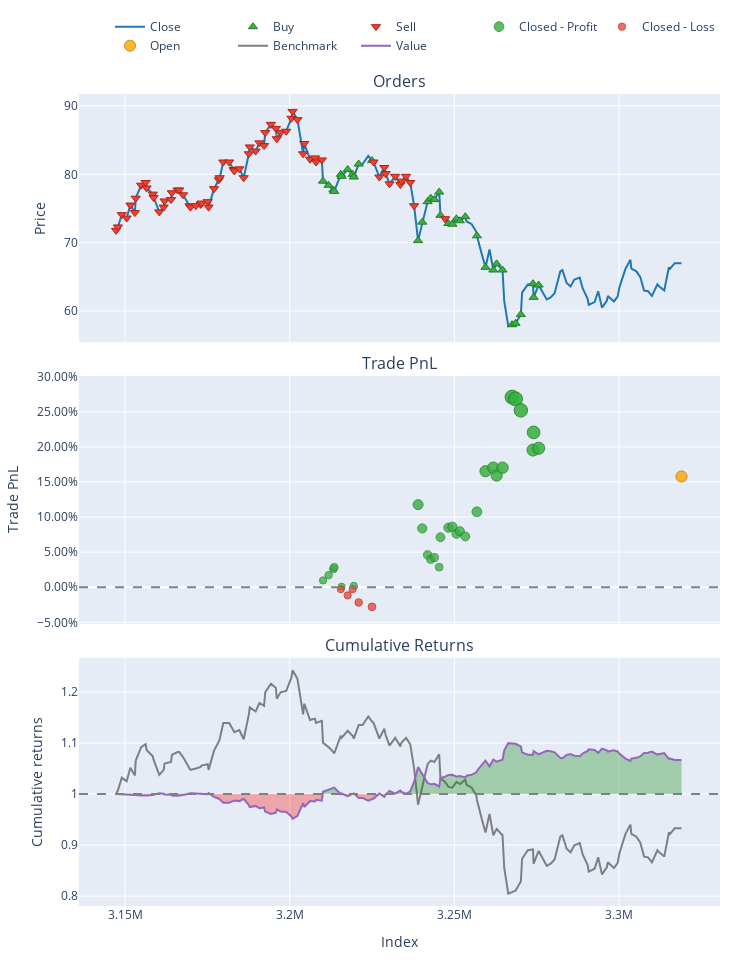

Source (notebook cell):
### Markdown cell above
**Result on MSN Symbols**

### Code cell
data_MSN = data[data['Symbol']=='MSN']
# Trading Rules
data_MSN['Trading'] = np.where(backtesting_data['Regime'] == 2, -1,
                                np.where(backtesting_data['Regime']== 0, 1,
                                        np.where((backtesting_data['Regime']==1), 0,
                                                np.nan)))  # or another default value as needed
pf = vbt.Portfolio.from_orders(data_MSN['Close'], size = data_MSN['Trading'] ,init_cash=10000, freq='d')
print('Lợi nhuận nhận được sau khi trading ',pf.total_profit())
pf.plot().show()

### Figure 1 — Plotly figure (JSON) as saved in the notebook; plotly's stock layout.template omitted (floating-point values rounded to 4 significant figures; data arrays with more than 128 entries replaced by an {"elided": "..."} marker saying what was removed)
{"data": [{"legendgroup": "0", "line": {"color": "#1f77b4"}, "name": "Close", "showlegend": true, "type": "scatter", "uid": "01836f39-dc0a-4f88-9aea-694fbac82d1b", "x": {"elided": "150 int values"}, "xaxis": "x", "y": {"elided": "150 float values"}, "yaxis": "y"}, {"customdata": [[56, 1, 0], [57, 1, 0], [58, 1, 0], [59, 1, 0], [60, 1, 0], [61, 1, 0], [62, 1, 0], [63, 1, 0], [64, 1, 0], [65, 1, 0], [66, 1, 0], [78, 1, 0], [79, 1, 0], [80, 1, 0], [81, 1, 0], [82, 1, 0], [83, 1, 0], [84, 1, 0], [86, 1, 0], [87, 1, 0], [88, 1, 0], [89, 1, 0], [90, 1, 0], [91, 1, 0], [92, 1, 0], [93, 1, 0], [94, 1, 0], [95, 1, 0], [96, 1, 0], [97, 1, 0], [98, 1, 0], [99, 1, 0], [100, 1, 0], [101, 1, 0]], "hovertemplate": "Order Id: %{customdata[0]}<br>Timestamp: %{x}<br>Price: %{y}<br>Size: %{customdata[1]:.6f}<br>Fees: %{customdata[2]:.6f}", "legendgroup": "1", "marker": {"color": "#37B13F", "line": {"color": "rgb(38,123,44)", "width": 1}, "size": 8, "symbol": "triangle-up"}, "mode": "markers", "name": "Buy", "type": "scatter", "uid": "d02f9e1a-c1cf-4d15-a93b-42baf92c8fbd", "x": [3210099, 3211799, 3213251, 3213510, 3215515, 3215759, 3217589, 3219102, 3219450, 3220929, 3224994, 3238975, 3240250, 3241867, 3242817, 3243940, 3245395, 3245775, 3248194, 3249399, 3250629, 3251657, 3253318, 3256842, 3259462, 3261829, 3262845, 3264625, 3267522, 3268582, 3270193, 3273882, 3274068, 3275603], "xaxis": "x", "y": [79, 78.4, 77.7, 77.5, 80, 79.7, 80.7, 80, 79.6, 81.5, 82, 70.3, 73, 76, 76.5, 76.3, 77.4, 74, 72.8, 72.7, 73.5, 73.2, 73.8, 71, 66.4, 66, 66.9, 66, 58, 58.2, 59.5, 64, 62, 63.8], "yaxis": "y"}, {"customdata": {"elided": "68x3 int values"}, "hovertemplate": "Order Id: %{customdata[0]}<br>Timestamp: %{x}<br>Price: %{y}<br>Size: %{customdata[1]:.6f}<br>Fees: %{customdata[2]:.6f}", "legendgroup": "2", "marker": {"color": "#EA4335", "line": {"color": "rgb(181,31,18)", "width": 1}, "size": 8, "symbol": "triangle-down"}, "mode": "markers", "name": "Sell", "type": "scatter", "uid": "6f0b24be-0ed5-4b86-97e0-a3e8aecfd1d5", "x": [3147247, 3147803, 3149003, 3150459, 3151597, 3152969, 3153219, 3154866, 3156232, 3156517, 3158397, 3158660, 3160374, 3161720, 3161979, 3163932, 3164205, 3165905, 3166455, 3167585, 3169554, 3169833, 3171509, 3172931, 3173199, 3175087, 3175357, 3177012, 3178467, 3178717, 3179822, 3181576, 3182962, 3183164, 3184697, 3186014, 3187588, 3187860, 3189646, 3190790, 3192204, 3192550, 3194274, 3195795, 3196068, 3197212, 3198931, 3200520, 3200855, 3202344, 3204073, 3204421, 3206162, 3207676, 3208004, 3209762, 3225451, 3227220, 3228721, 3229136, 3230311, 3232025, 3233601, 3233932, 3235322, 3236598, 3237774, 3247176], "xaxis": "x", "y": [71.8, 72.3, 74.1, 73.6, 75.5, 74.4, 76.5, 78.4, 78.8, 78, 77.1, 76.6, 74.5, 75.2, 76.1, 76.3, 77.3, 77.7, 77.7, 77, 75.4, 75.2, 75.4, 75.6, 75.8, 76, 75.2, 77.9, 79.2, 79.5, 81.8, 81.8, 80.7, 80.5, 80.8, 79.5, 83, 84, 83.4, 84.6, 84.2, 86.1, 87.3, 86.7, 85.2, 86.1, 86.3, 88.2, 89.2, 88, 83, 84.5, 82.2, 82.4, 81.8, 82.1, 81.8, 79.6, 81, 80.1, 78.6, 79.7, 78.5, 79, 79.7, 78.8, 75.4, 73.5], "yaxis": "y"}, {"customdata": [[0, 0, 0.7768, 0.009737], [1, 0, 1.377, 0.01726], [2, 0, 2.077, 0.02603], [3, 0, 2.277, 0.02854], [5, 0, 0.07679, 0.0009625], [8, 0, 0.1768, 0.002216], [11, 0, 9.381, 0.1177], [12, 0, 6.681, 0.08385], [13, 0, 3.681, 0.0462], [14, 0, 3.181, 0.03993], [15, 0, 3.381, 0.04244], [16, 0, 2.281, 0.02863], [17, 0, 5.681, 0.0713], [18, 0, 6.758, 0.08494], [19, 0, 6.858, 0.0862], [20, 0, 6.058, 0.07614], [21, 0, 6.358, 0.07991], [22, 0, 5.758, 0.07237], [23, 0, 8.558, 0.1076], [24, 0, 13.16, 0.1654], [25, 0, 13.56, 0.1704], [26, 0, 12.66, 0.1591], [27, 0, 13.56, 0.1704], [28, 0, 21.56, 0.271], [29, 0, 21.36, 0.2685], [30, 0, 20.06, 0.2521], [31, 0, 15.56, 0.1956], [32, 0, 17.56, 0.2207], [33, 0, 15.76, 0.1981]], "hovertemplate": "Exit Trade Id: %{customdata[0]}<br>Position Id: %{customdata[1]}<br>Exit Timestamp: %{x}<br>PnL: %{customdata[2]:.6f}<br>Return: %{customdata[3]:.2%}", "legendgroup": "3", "marker": {"color": "#37B13F", "line": {"color": "rgb(38,123,44)", "width": 1}, "opacity": [0.7549, 0.7591, 0.7639, 0.7653, 0.75, 0.7507, 0.8149, 0.796, 0.7751, 0.7716, 0.773, 0.7654, 0.7891, 0.7967, 0.7974, 0.7918, 0.7939, 0.7897, 0.8092, 0.8413, 0.8441, 0.8379, 0.8441, 0.9, 0.8986, 0.8895, 0.8581, 0.8721, 0.8595], "size": [7.227, 7.422, 7.65, 7.715, 7, 7.032, 10.03, 9.149, 8.173, 8.01, 8.075, 7.717, 8.824, 9.177, 9.21, 8.949, 9.047, 8.851, 9.764, 11.26, 11.39, 11.1, 11.39, 14, 13.93, 13.51, 12.04, 12.7, 12.11], "symbol": "circle"}, "mode": "markers", "name": "Closed - Profit", "type": "scatter", "uid": "89a60130-3022-4d95-a328-2f607bd8b5d8", "x": [3210099, 3211799, 3213251, 3213510, 3215759, 3219450, 3238975, 3240250, 3241867, 3242817, 3243940, 3245395, 3245775, 3248194, 3249399, 3250629, 3251657, 3253318, 3256842, 3259462, 3261829, 3262845, 3264625, 3267522, 3268582, 3270193, 3273882, 3274068, 3275603], "xaxis": "x2", "y": [0.009737, 0.01726, 0.02603, 0.02854, 0.0009625, 0.002216, 0.1177, 0.08385, 0.0462, 0.03993, 0.04244, 0.02863, 0.0713, 0.08494, 0.0862, 0.07614, 0.07991, 0.07237, 0.1076, 0.1654, 0.1704, 0.1591, 0.1704, 0.271, 0.2685, 0.2521, 0.1956, 0.2207, 0.1981], "yaxis": "y2"}, {"customdata": [[4, 0, -0.2232, -0.002798], [6, 0, -0.9232, -0.01157], [7, 0, -0.2232, -0.002798], [9, 0, -1.723, -0.0216], [10, 0, -2.223, -0.02787]], "hovertemplate": "Exit Trade Id: %{customdata[0]}<br>Position Id: %{customdata[1]}<br>Exit Timestamp: %{x}<br>PnL: %{customdata[2]:.6f}<br>Return: %{customdata[3]:.2%}", "legendgroup": "4", "marker": {"color": "#EA4335", "line": {"color": "rgb(181,31,18)", "width": 1}, "opacity": [0.751, 0.7559, 0.751, 0.7615, 0.7649], "size": [7.048, 7.275, 7.048, 7.535, 7.698], "symbol": "circle"}, "mode": "markers", "name": "Closed - Loss", "type": "scatter", "uid": "b2b49c65-f28f-459c-9b04-4c2194697498", "x": [3215515, 3217589, 3219102, 3220929, 3224994], "xaxis": "x2", "y": [-0.002798, -0.01157, -0.002798, -0.0216, -0.02787], "yaxis": "y2"}, {"customdata": [[34, 0, 427.0, 0.1578]], "hovertemplate": "Exit Trade Id: %{customdata[0]}<br>Position Id: %{customdata[1]}<br>Exit Timestamp: %{x}<br>PnL: %{customdata[2]:.6f}<br>Return: %{customdata[3]:.2%}", "legendgroup": "5", "marker": {"color": "#FFAA00", "line": {"color": "rgb(178,118,0)", "width": 1}, "opacity": [0.8372], "size": [11.07], "symbol": "circle"}, "mode": "markers", "name": "Open", "type": "scatter", "uid": "06c01f75-8849-4a86-bd61-0348e1203350", "x": [3318992], "xaxis": "x2", "y": [0.1578], "yaxis": "y2"}, {"legendgroup": "6", "line": {"color": "#7f7f7f"}, "name": "Benchmark", "showlegend": true, "type": "scatter", "uid": "30af9c64-ad9f-46f8-b283-011ae2f68881", "x": {"elided": "150 int values"}, "xaxis": "x3", "y": {"elided": "150 float values"}, "yaxis": "y3"}, {"hoverinfo": "skip", "legendgroup": "7", "line": {"color": "rgba(0, 0, 0, 0)", "width": 0}, "opacity": 0, "showlegend": false, "type": "scatter", "uid": "491503d4-18ed-41f5-9595-5d688258d0ae", "x": {"elided": "150 int values"}, "xaxis": "x3", "y": {"elided": "150 int values"}, "yaxis": "y3"}, {"connectgaps": false, "fill": "tonexty", "fillcolor": "rgba(0, 128, 0, 0.3)", "hoverinfo": "skip", "legendgroup": "7", "line": {"color": "rgba(0, 0, 0, 0)", "width": 0}, "opacity": 0, "showlegend": false, "type": "scatter", "uid": "18b7b8fa-61da-4fa8-9f60-46bad3f62556", "x": {"elided": "150 int values"}, "xaxis": "x3", "y": {"elided": "150 float values"}, "yaxis": "y3"}, {"hoverinfo": "skip", "legendgroup": "7", "line": {"color": "rgba(0, 0, 0, 0)", "width": 0}, "opacity": 0, "showlegend": false, "type": "scatter", "uid": "a74930f1-3f0a-4037-9953-99a3282982af", "x": {"elided": "150 int values"}, "xaxis": "x3", "y": {"elided": "150 int values"}, "yaxis": "y3"}, {"connectgaps": false, "fill": "tonexty", "fillcolor": "rgba(255, 0, 0, 0.3)", "hoverinfo": "skip", "legendgroup": "7", "line": {"color": "rgba(0, 0, 0, 0)", "width": 0}, "opacity": 0, "showlegend": false, "type": "scatter", "uid": "ba3f3ccf-5e95-4e4b-912f-828d603a8525", "x": {"elided": "150 int values"}, "xaxis": "x3", "y": {"elided": "150 float values"}, "yaxis": "y3"}, {"legendgroup": "8", "line": {"color": "#9467bd"}, "name": "Value", "showlegend": true, "type": "scatter", "uid": "56f4e05d-fe41-488d-a028-50be954ed214", "x": {"elided": "150 int values"}, "xaxis": "x3", "y": {"elided": "150 float values"}, "yaxis": "y3"}, {"hoverinfo": "skip", "legendgroup": "7", "line": {"color": "rgba(0, 0, 0, 0)", "width": 0}, "opacity": 0, "showlegend": false, "type": "scatter", "uid": "54fb7055-8cd9-4801-8493-f4248a21c553", "x": {"elided": "150 int values"}, "xaxis": "x3", "y": {"elided": "150 int values"}, "yaxis": "y3"}], "layout": {"annotations": [{"font": {"size": 16}, "showarrow": false, "text": "Orders", "x": 0.5, "xanchor": "center", "xref": "paper", "y": 1, "yanchor": "bottom", "yref": "paper"}, {"font": {"size": 16}, "showarrow": false, "text": "Trade PnL", "x": 0.5, "xanchor": "center", "xref": "paper", "y": 0.6528, "yanchor": "bottom", "yref": "paper"}, {"font": {"size": 16}, "showarrow": false, "text": "Cumulative Returns", "x": 0.5, "xanchor": "center", "xref": "paper", "y": 0.3056, "yanchor": "bottom", "yref": "paper"}], "height": 960, "legend": {"orientation": "h", "traceorder": "normal", "x": 1, "xanchor": "right", "y": 1.042, "yanchor": "bottom"}, "margin": {"b": 30, "l": 30, "r": 30, "t": 30}, "shapes": [{"line": {"color": "gray", "dash": "dash"}, "type": "line", "x0": 0, "x1": 1, "xref": "paper", "y0": 0, "y1": 0, "yref": "y2"}, {"line": {"color": "gray", "dash": "dash"}, "type": "line", "x0": 0, "x1": 1, "xref": "paper", "y0": 1, "y1": 1, "yref": "y3"}], "showlegend": true, "width": 750, "xaxis": {"anchor": "y", "domain": [0, 1], "matches": "x3", "showticklabels": false}, "xaxis2": {"anchor": "y2", "domain": [0, 1], "matches": "x3", "showticklabels": false}, "xaxis3": {"anchor": "y3", "domain": [0, 1], "title": {"text": "Index"}}, "yaxis": {"anchor": "x", "domain": [0.6944, 1], "title": {"text": "Price"}}, "yaxis2": {"anchor": "x2", "domain": [0.3472, 0.6528], "tickformat": ".2%", "title": {"text": "Trade PnL"}}, "yaxis3": {"anchor": "x3", "domain": [0, 0.3056], "title": {"text": "Cumulative returns"}}}}
